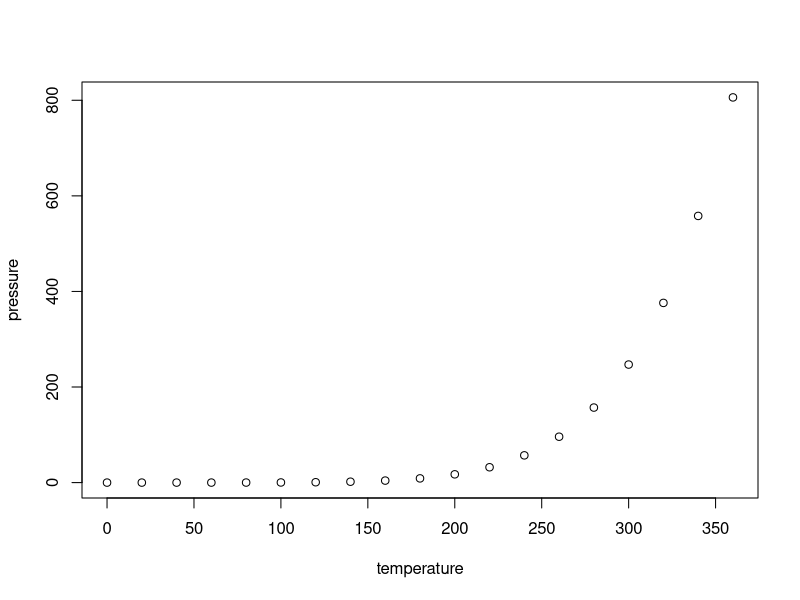
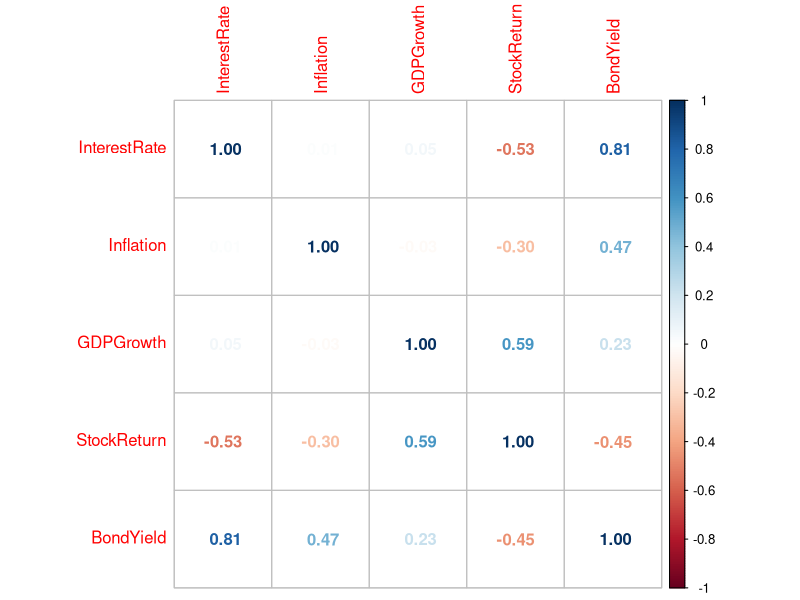
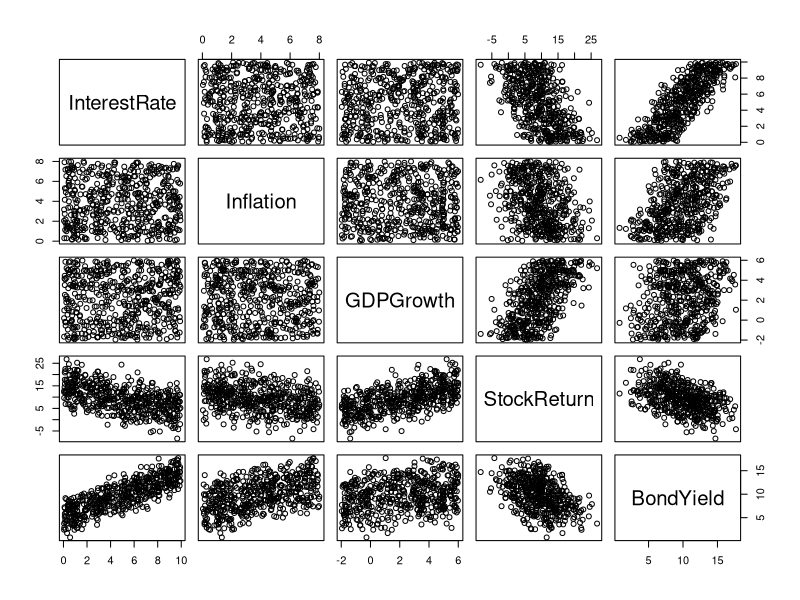
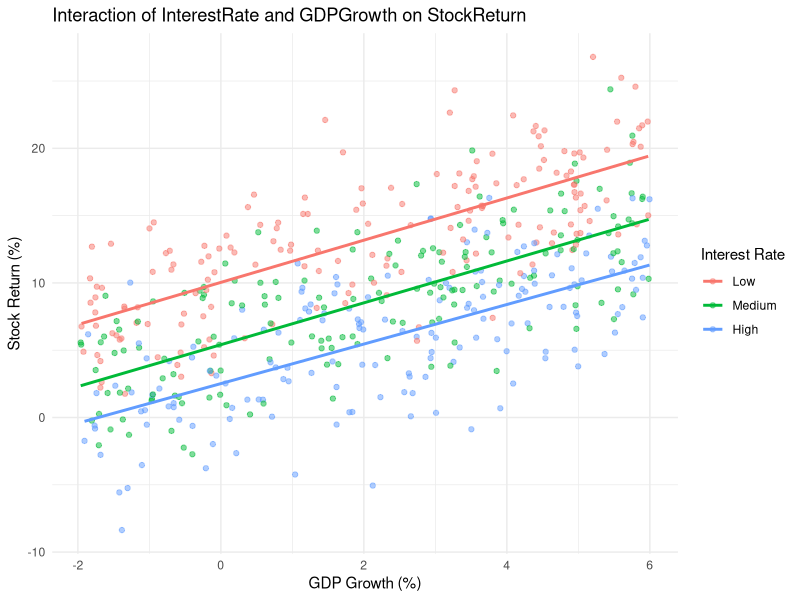
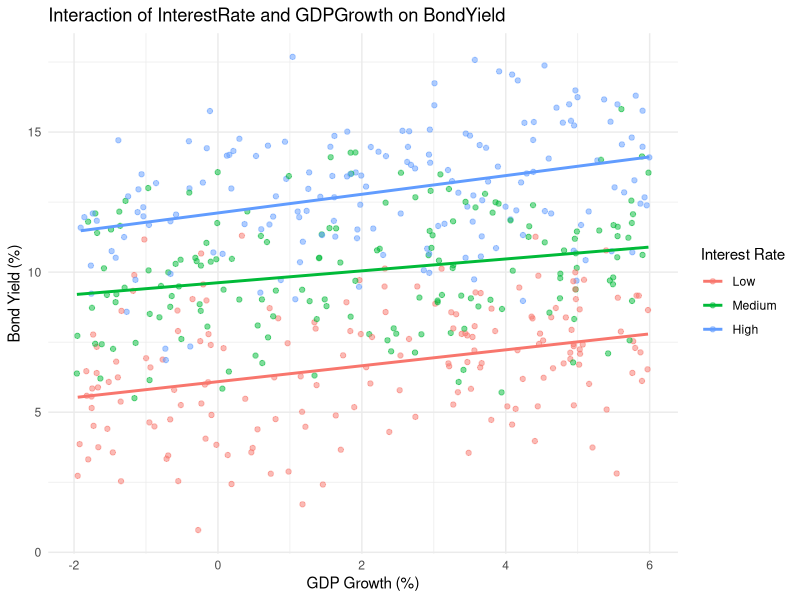

The R source for these figures, in order:
## ---- chunk 1
knitr::opts_chunk$set(echo = TRUE)
## ---- chunk 2
summary(cars)
## ---- chunk 3
plot(pressure)
## ---- chunk 4
library(tidyverse)
df <- read_csv("macro_finance_dataset.csv")

head(df)
## ---- chunk 5
library(corrplot)
m <- cor(df)
corrplot(m, method = 'number')
## ---- chunk 6
pairs(df)
## ---- chunk 7
# manova_model <- manova(cbind(academic_confidence, happiness_climate, respect_diversity) ~ major + stress + transfer + stress:transfer,data = df)

# Fit MANOVA
manova_model <- manova(cbind(StockReturn, BondYield) ~ InterestRate + Inflation + GDPGrowth + InterestRate:GDPGrowth, data = df)

# Summary of MANOVA
summary(manova_model)
## ---- chunk 8
# Regression for StockReturn
model_stock <- lm(StockReturn ~ InterestRate + Inflation + GDPGrowth, data = df)
summary(model_stock)

# Regression for BondYield
model_bond <- lm(BondYield ~ InterestRate + Inflation + GDPGrowth, data = df)
summary(model_bond)

## ---- chunk 9
# Load library for plotting
library(ggplot2)

# Create interaction terms for plotting
df$InterestRate_group <- cut(df$InterestRate, breaks=3, labels=c("Low", "Medium", "High"))

# Interaction plot for StockReturn
ggplot(df, aes(x=GDPGrowth, y=StockReturn, color=InterestRate_group)) +
  geom_point(alpha=0.5) +
  geom_smooth(method="lm", se=FALSE) +
  labs(title="Interaction of InterestRate and GDPGrowth on StockReturn",
       x="GDP Growth (%)",
       y="Stock Return (%)",
       color="Interest Rate") +
  theme_minimal()

# Interaction plot for BondYield
ggplot(df, aes(x=GDPGrowth, y=BondYield, color=InterestRate_group)) +
  geom_point(alpha=0.5) +
  geom_smooth(method="lm", se=FALSE) +
  labs(title="Interaction of InterestRate and GDPGrowth on BondYield",
       x="GDP Growth (%)",
       y="Bond Yield (%)",
       color="Interest Rate") +
  theme_minimal()
## ---- chunk 10
library(car)
vif(model_stock)
vif(model_bond)
